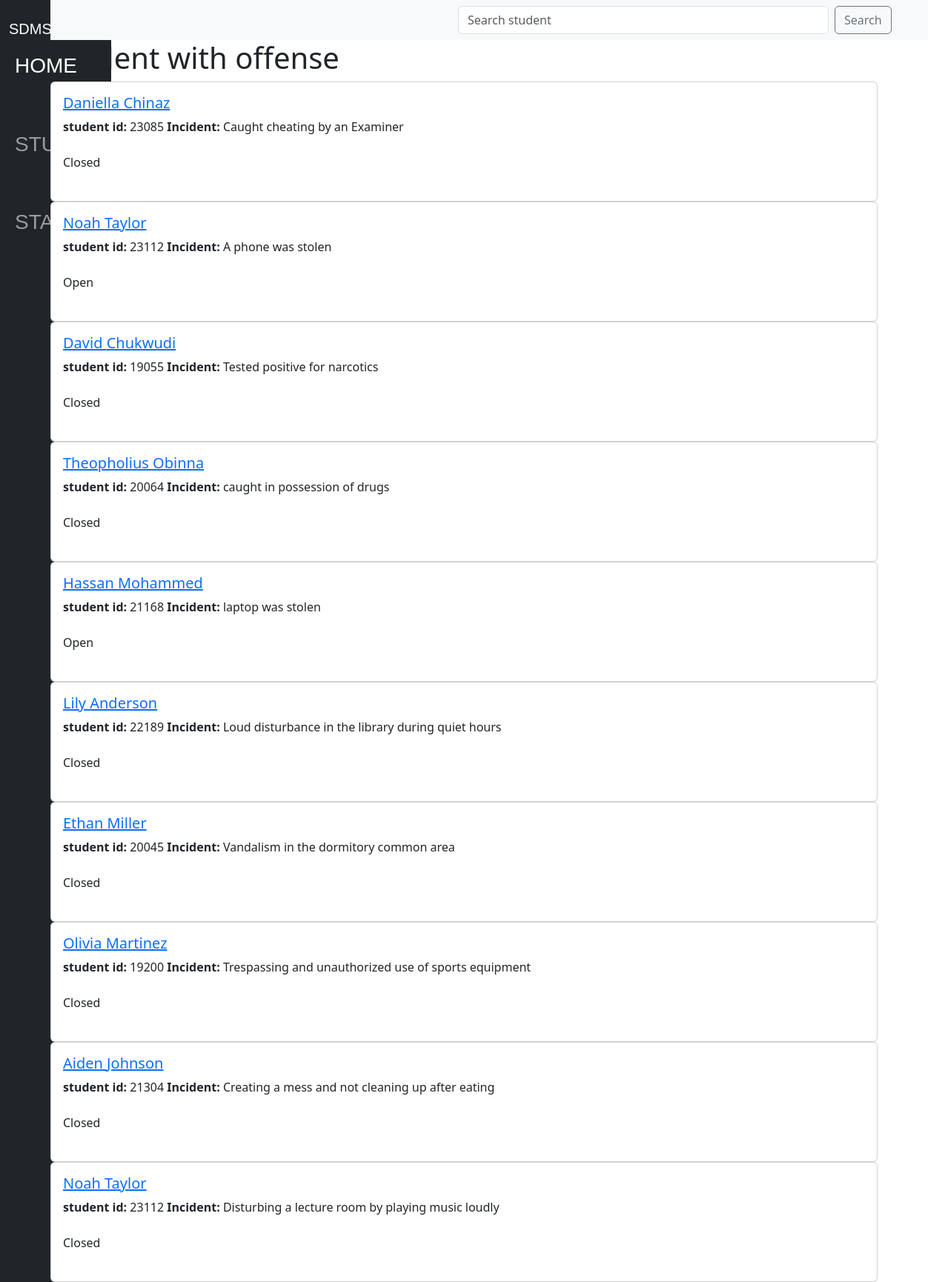
The page /staff/ (signed in) on the database its author committed.
### main/models.py (models this page shows, shortened)
class Records(models.Model):
    Record_No = models.CharField(max_length=5, primary_key=True)
    Case_Status = models.CharField(max_length=50)
    Stud_ID = models.ForeignKey(Student, on_delete=models.CASCADE)
    Incident_No = models.ForeignKey(Incidents, on_delete=models.CASCADE)
    Case_No = models.ForeignKey(Disciplinary_Actions, on_delete=models.CASCADE)

class Student(models.Model):
    Stud_ID = models.IntegerField(primary_key=True)
    FName = models.CharField(max_length=50)
    LName = models.CharField(max_length=50)
    Dept = models.CharField(max_length=45)
    Levl = models.IntegerField()
    Phone_No = models.CharField(max_length=11)
    Next_of_Kin = models.CharField(max_length=50)
    password=models.CharField(max_length=6)
    Next_of_Kin_Phone_No = models.CharField(max_length=11)

class Incidents(models.Model):
    Incident_No = models.CharField(max_length=5, primary_key=True)
    Date_of_Occurence = models.DateField()
    Location = models.CharField(max_length=25)
    Descr = models.TextField()
    Stud_ID = models.ForeignKey(Student, on_delete=models.CASCADE)

### main/views.py (the view)
# urls.py: path('staff/',views.staff,name='staff'),
def staff(request):
    students=Student.objects.all()
    incidents=Incidents.objects.all()
    record=Records.objects.all()
    return render(request,'staff.html',{'students':students,'incidents':incidents,'record':record})

### main/Templates/staff.html (shortened to what this page needs)
{%extends 'base.html' %}
{% block content %}
<nav class="navbar navbar-expand-lg bg-body-tertiary" style="background-color: white; width:1200px; " >
  <form class="d-flex" method=POST role="search" action="{% url 'search-student'%}" style="position:relative; left:550px;">
    <input class="form-control me-2" type="search" placeholder="Search student" aria-label="Search" name="searched" style="width:500px;">
    <button class="btn btn-outline-secondary" type="submit">Search</button>
  </form>
</nav>
<h1>Student with offense</h1>
{% for stud in record %}
<div class="card">
    <div class="card-body">
      <h5 class="card-title"> <a href="{% url 'student' pk=stud.Stud_ID.pk %}" > {{stud.Stud_ID.FName}} {{stud.Stud_ID.LName}}  </a></h5>
      <p class="card-text"><b>student id:</b> {{stud.Stud_ID.Stud_ID}}  <b>Incident:  </b> {{stud.Incident_No.Descr}} <br><br>{{stud.Case_Status}}<br/> <br/></p>
    </div>
  </div>
{% endfor %}
{% endblock %}

### main/Templates/Base.html (shortened to what this page needs)
<!doctype html>
<html lang="en">
  <head>
    <link href="https://cdn.jsdelivr.net/npm/bootstrap@5.3.2/dist/css/bootstrap.min.css" rel="stylesheet">
  </head>
  <body>
    {% include 'Navbar.html' %}
    <div class='container'>
      {% if user.is_authenticated %}
        {% block content %}
        {% endblock %}
      {% else %}
      <p><a href="/login">login Here</a></p>
      {% endif %}
    </div>
  </body>
</html>

### main/Templates/Navbar.html (shortened to what this page needs)
<nav class="navbar navbar-expand-lg navbar-dark bg-dark"  style=" position: fixed; top:0; left:0; height:100%; overflow:auto;
width:150px; display:block; ">
    <div class="container-fluid" style=" display: block;">
      <h1 style="font-family:Impact, Haettenschweiler, 'Arial Narrow Bold', sans-serif;" ><a class="navbar-brand" href="#">SDMS</a></h1>
      <div class="collapse navbar-collapse" id="navbarSupportedContent" >
        <ul class="navbar-nav me-auto mb-2 mb-lg-0" style=" display: block;padding-bottom:50px;">
          <li class="nav-item">
            <h3  style="font-family:Impact, Haettenschweiler, 'Arial Narrow Bold', sans-serif;"><a class="nav-link active" aria-current="page" href="{%url 'home'%}">HOME</a></h3>
          </li>
          <br/>
          <br/>
          <li class="nav-item">
            <h3 style="font-family: Impact, Haettenschweiler, 'Arial Narrow Bold', sans-serif;"><a class="nav-link" href="{% url 'student_login' %}">STUDENT</a></h3>
          </li>
          <br/>
          <br/>
          <li class="nav-item">
           <h3 style="font-family:Impact, Haettenschweiler, 'Arial Narrow Bold', sans-serif;"> <a class="nav-link" href="{%url 'staff_login' %}">STAFF</a></h3>
          </li>
          <br/>
          <br/>
        </ul>
      </div>
    </div>
  </nav>

### rows shown on the page
Records: Stud_ID.FName "Daniella", Stud_ID.LName "Chinaz", Stud_ID.Stud_ID "23085", Incident_No.Descr "Caught cheating by an Examiner", Case_Status "Closed"
Records: Stud_ID.FName "Noah", Stud_ID.LName "Taylor", Stud_ID.Stud_ID "23112", Incident_No.Descr "A phone was stolen", Case_Status "Open"
Records: Stud_ID.FName "David", Stud_ID.LName "Chukwudi", Stud_ID.Stud_ID "19055", Incident_No.Descr "Tested positive for narcotics", Case_Status "Closed"
Records: Stud_ID.FName "Theopholius", Stud_ID.LName "Obinna", Stud_ID.Stud_ID "20064", Incident_No.Descr "caught in possession of drugs", Case_Status "Closed"
Records: Stud_ID.FName "Hassan", Stud_ID.LName "Mohammed", Stud_ID.Stud_ID "21168", Incident_No.Descr "laptop was stolen", Case_Status "Open"
Records: Stud_ID.FName "Lily", Stud_ID.LName "Anderson", Stud_ID.Stud_ID "22189", Incident_No.Descr "Loud disturbance in the library during quiet hours", Case_Status "Closed"
Records: Stud_ID.FName "Ethan", Stud_ID.LName "Miller", Stud_ID.Stud_ID "20045", Incident_No.Descr "Vandalism in the dormitory common area", Case_Status "Closed"
Records: Stud_ID.FName "Olivia", Stud_ID.LName "Martinez", Stud_ID.Stud_ID "19200", Incident_No.Descr "Trespassing and unauthorized use of sports equipment", Case_Status "Closed"
Records: Stud_ID.FName "Aiden", Stud_ID.LName "Johnson", Stud_ID.Stud_ID "21304", Incident_No.Descr "Creating a mess and not cleaning up after eating", Case_Status "Closed"
Records: Stud_ID.FName "Noah", Stud_ID.LName "Taylor", Stud_ID.Stud_ID "23112", Incident_No.Descr "Disturbing a lecture room by playing music loudly", Case_Status "Closed"
